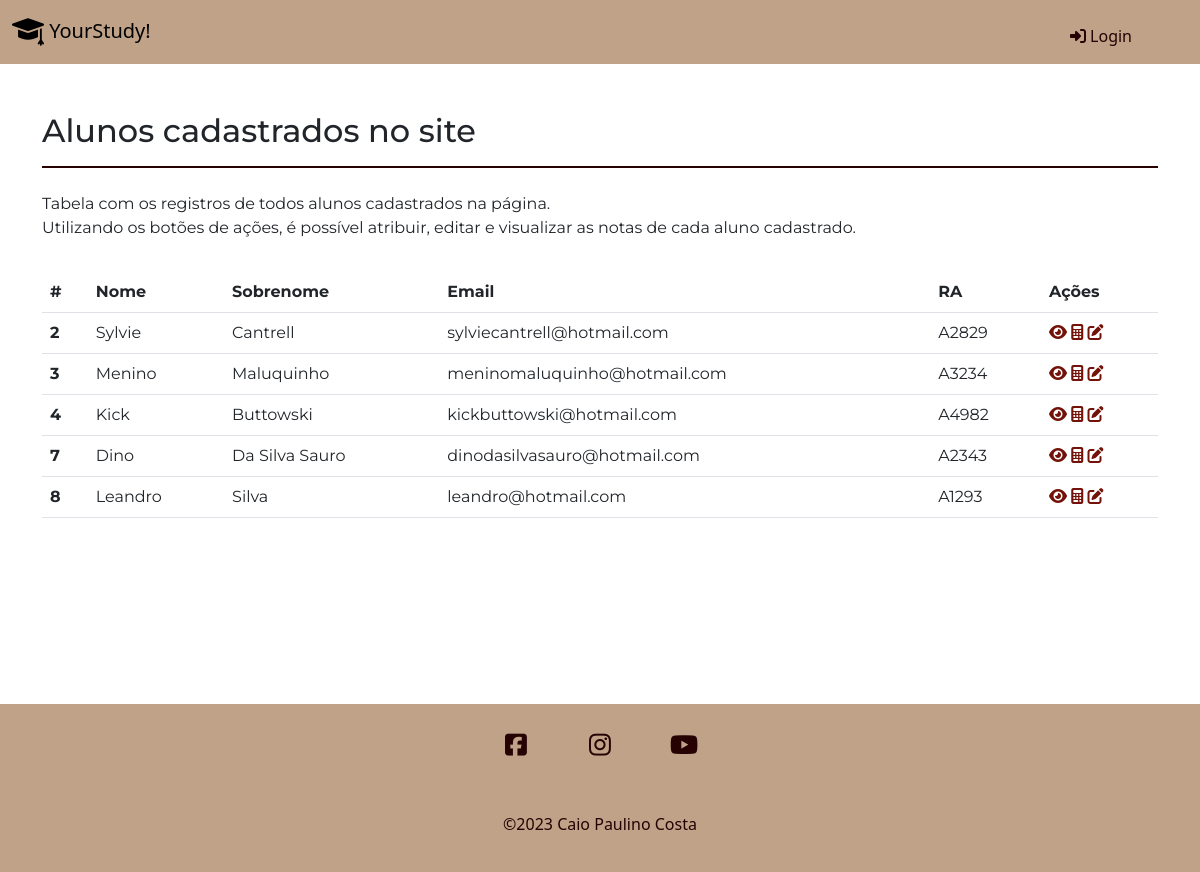
Screenshot of /manage_students.php with the database file from the repository.
### tables this page shows
CREATE TABLE `users` (
  `id` int(11) UNSIGNED NOT NULL,
  `name` varchar(255) DEFAULT NULL,
  `lastname` varchar(255) DEFAULT NULL,
  `email` varchar(255) DEFAULT NULL,
  `password` varchar(255) DEFAULT NULL,
  `image` varchar(255) DEFAULT NULL,
  `bio` text DEFAULT NULL,
  `ra` varchar(250) DEFAULT NULL,
  `p1` varchar(250) DEFAULT NULL,
  `p2` varchar(250) DEFAULT NULL,
  `p3` varchar(250) DEFAULT NULL,
  `p4` varchar(250) DEFAULT NULL,
  `t1` varchar(250) DEFAULT NULL,
  `t2` varchar(250) DEFAULT NULL,
  `avarage` varchar(250) DEFAULT NULL,
  `token` varchar(255) DEFAULT NULL
);

### globals.php (called while the page is built, shortened)
<?php
  $BASE_URL = "http://" . $_SERVER["SERVER_NAME"] . dirname($_SERVER["REQUEST_URI"]."?") . "/";

### dao/UserDAO.php (called while the page is built, shortened)
<?php
  class UserDAO implements UserDAOInterface {
    private $conn;
    public function __construct(PDO $conn, $url) {
      $this->conn = $conn;
    }
    public function findAllUsers() {
      $stmt = $this->conn->prepare('SELECT * FROM users WHERE id >1;');
      $stmt->execute();
      $users = $stmt->fetchAll();
      return $users;
    }
  }

### manage_students.php (the view, shortened to what this page needs)
<?php
require_once("templates/header.php");
require_once("dao/UserDAO.php");
$userDao = new UserDao($conn, $BASE_URL);
$users = $userDao->findAllUsers();
?>
<div class="container manage_studentes-container">
    <div class="row">
        <div class="col-lg-12">
            <h2 class="manage-studentes-title pb-3 mt-5">Alunos cadastrados no site</h2>
            <p class="pt-3 pb-3">Tabela com os registros de todos alunos cadastrados na página.<br>
                Utilizando os botões de ações, é possível atribuir, editar e visualizar as notas de cada aluno cadastrado.
            </p>
            <table class="table" id="contacts-table">
                <thead class="bg-thead table-nav">
                    <tr>
                        <th scope="col">#</th>
                        <th scope="col">Nome</th>
                        <th scope="col">Sobrenome</th>
                        <th scope="col">Email</th>
                        <th scope="col">RA</th>
                        <th scope="col">Ações</th>
                    </tr>
                </thead>
                <?php foreach ($users as $user) : ?>
                    <td scope="row" class="col-id"><?php echo $user['id']; ?></td>
                    <td scope="row"><?php echo $user['name']; ?></td>
                    <td scope="row"><?php echo $user['lastname']; ?></td>
                    <td scope="row"><?php echo $user['email']; ?></td>
                    <td scope="row"><?php echo $user['ra']; ?></td>
                    <td>
                        <a href="#" data-bs-toggle="modal" data-bs-target="#show-<?php echo $user['id']; ?>"><i class="fas fa-eye check-icon"></i></a>
                        <a href="#" data-bs-toggle="modal" data-bs-target="#calculator-<?php echo $user['id']; ?>"><i class="fa-solid fa-calculator calculator-icon"></i></a>
                        <a href="#" data-bs-toggle="modal" data-bs-target="#edit-<?php echo $user['id']; ?>"><i class="fa-solid fa-pen-to-square edit-icon"></i></a>
                    </td>
                <?php endforeach; ?>
            </table>
        </div>
    </div>
</div>
<?php
require_once("templates/footer.php");
?>

### css/styles.css (style rules this page uses)
body { margin: 0; padding: 0; min-height: auto; display: flex; flex-direction: column; }
.row { font-family: 'Montserrat', sans-serif; }
.manage_studentes-container { height: 80vh; }
.manage-studentes-title { border-bottom: 2px solid #260202; }
#contacts-table { max-width: 1200px; margin: 0 auto; }
.bg-thead { background-color: #bfa2887e; }
.col-id { font-weight: bold; }
.check-icon { color: #731209; }
.edit-icon { color: #731209; transition: .5s; }
.calculator-icon { color: #731209; transition: .5s; }

### rows the page displays
users: id "2", name "Sylvie", lastname "Cantrell", email "sylviecantrell@hotmail.com", ra "A2829"
users: id "3", name "Menino", lastname "Maluquinho", email "meninomaluquinho@hotmail.com", ra "A3234"
users: id "4", name "Kick", lastname "Buttowski", email "kickbuttowski@hotmail.com", ra "A4982"
users: id "7", name "Dino", lastname "Da Silva Sauro", email "dinodasilvasauro@hotmail.com", ra "A2343"
users: id "8", name "Leandro", lastname "Silva", email "leandro@hotmail.com", ra "A1293"
